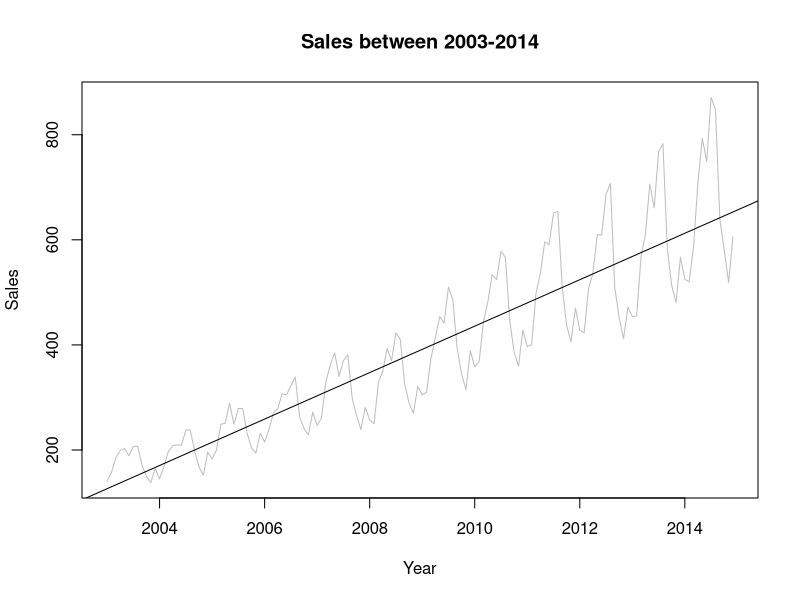
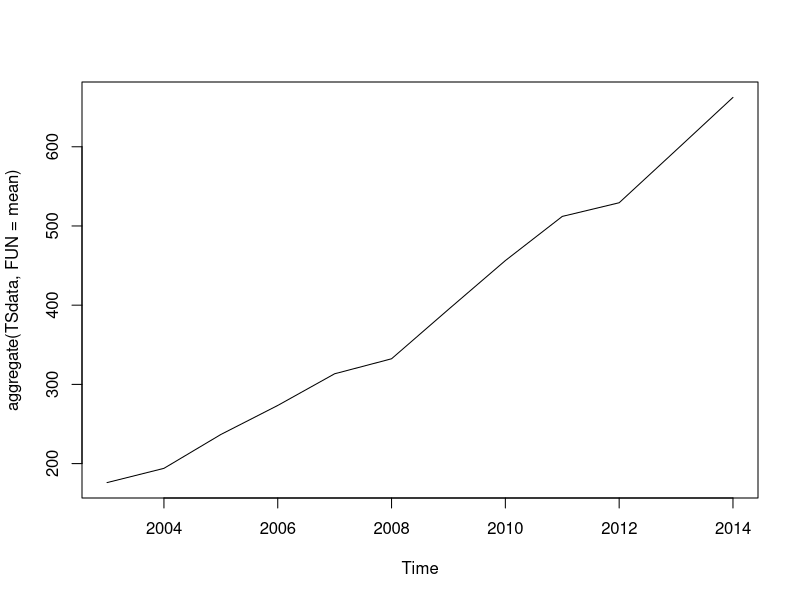
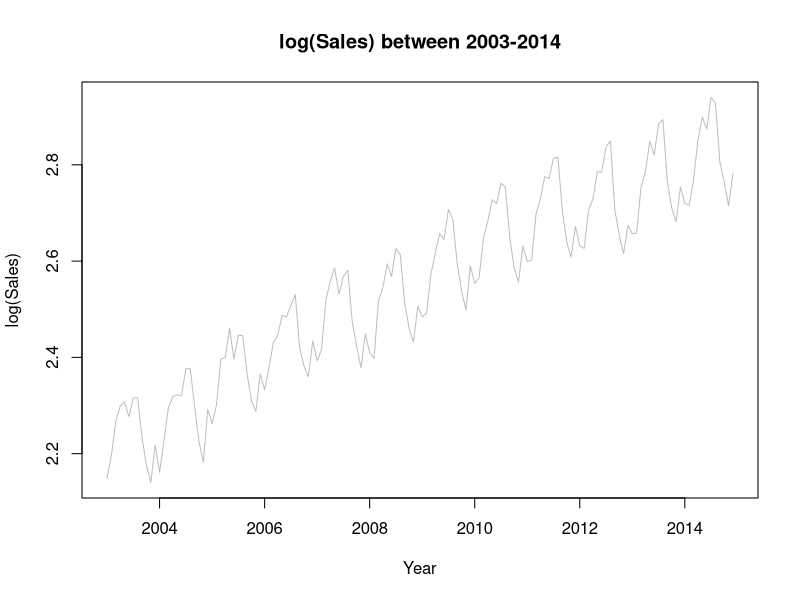
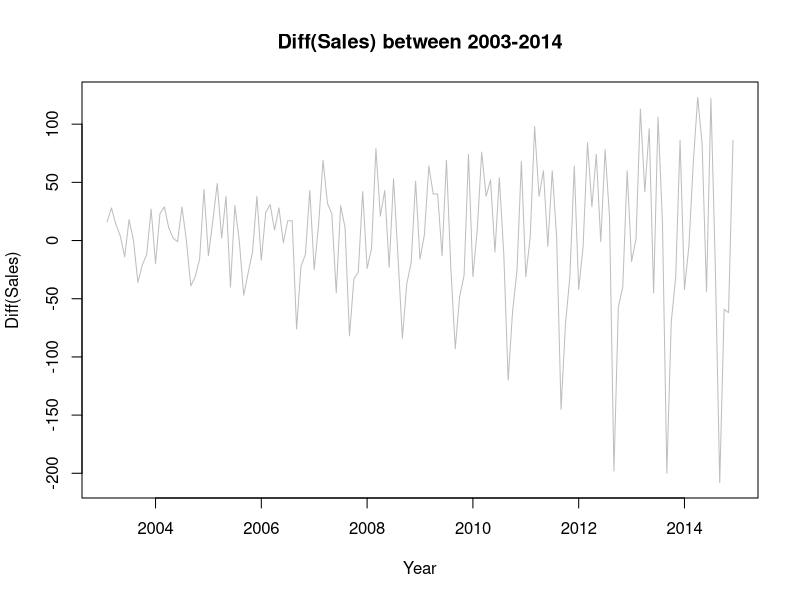
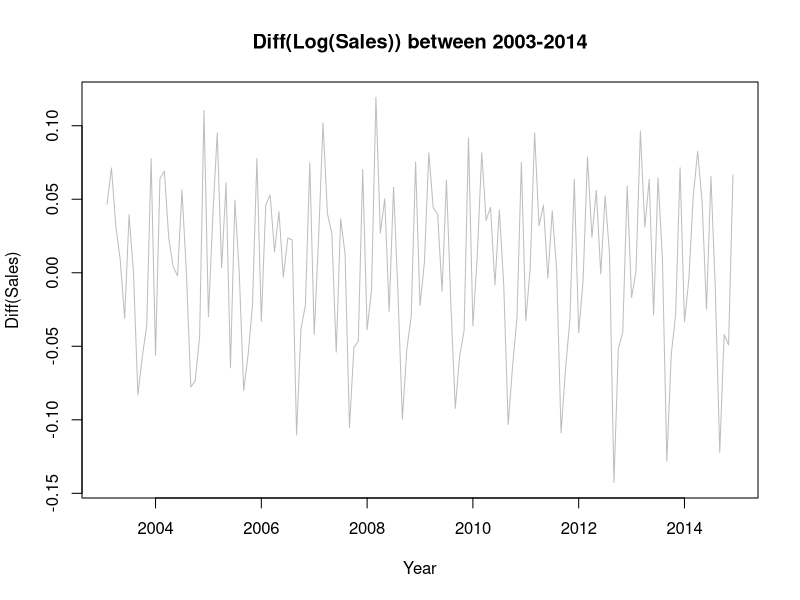
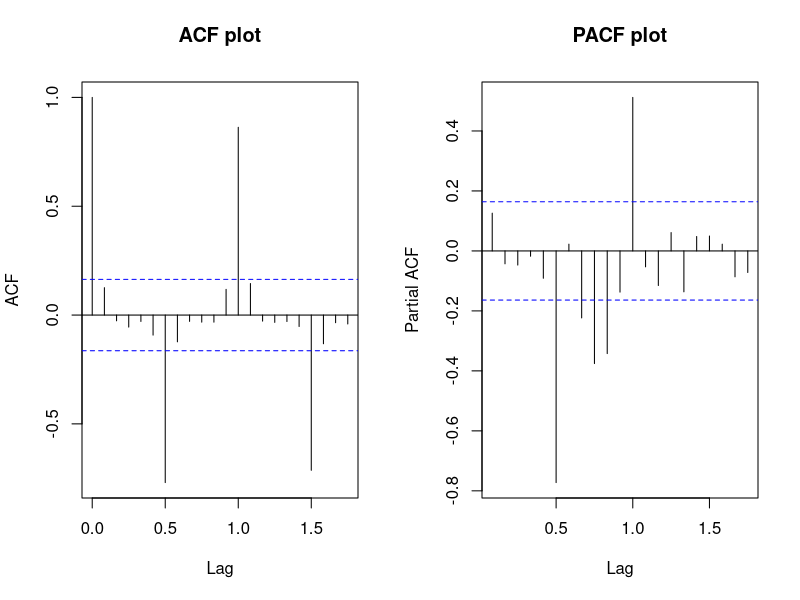
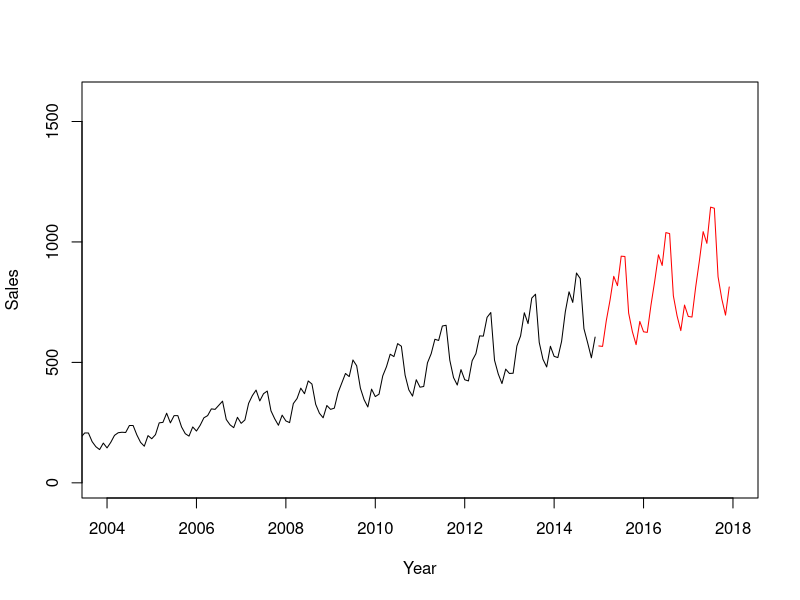
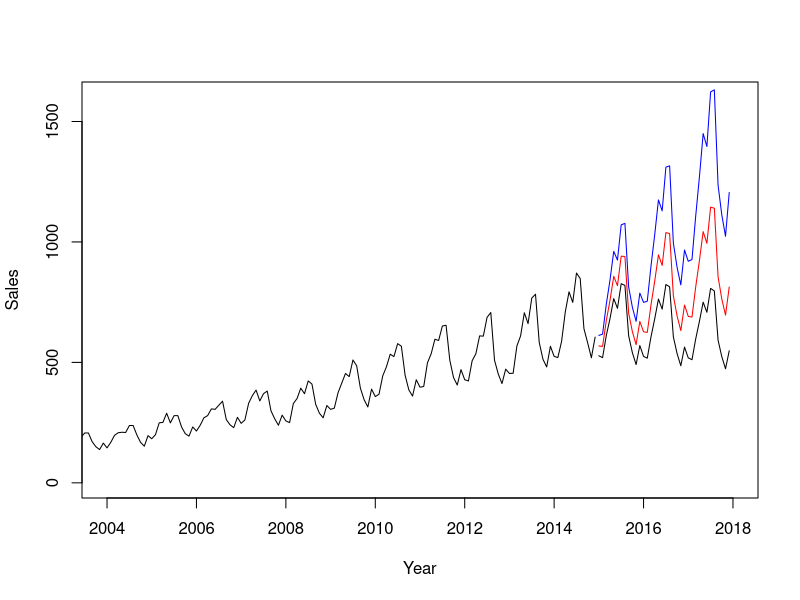

These charts were generated, in order, by the following R code:
#-----------------------------------------Time Series Forecasting---------------------------------------#



#Analytical Problem: To forecast the Sales (in thoushand units) of a Automobile company for the next 36 months

#----------------------------------Preparing the environment--------------------------------------------#

list.of.packages <- c("forecast", "ggplot2","MASS","caTools","sqldf","tseries")
new.packages <- list.of.packages[!(list.of.packages %in% installed.packages()[,"Package"])]
if(length(new.packages)) install.packages(new.packages, repos="http://cran.rstudio.com/")
library(forecast)
library(tseries)

#-----------------------------Setting the working directory-------------------------------------------#

Path<-"C:/Ganesha_Accenture/Ganesha_IVY/R/Gan_B01/03Data"
setwd(Path)
getwd()

data<-read.csv("ts/Sales.csv",header = TRUE)
TSdata=data#To create a backup of original data


#---------------------------------Exploring the data-------------------------------------------------------#
head(TSdata)#
dim(TSdata)#We have 144 time series points (at a date level) and 2 vars(Date, Sales)
str(TSdata)
summary(TSdata)
colSums(is.na(TSdata))
names(TSdata)[c(1:2)]=c("Date","Sales")


#---------------------Transformation of the date data into time series------------------------------------#

TSdata=ts(TSdata[,2],start=c(2003,1),frequency=12)
start(TSdata)
end(TSdata)
frequency(TSdata)
StructTS(TSdata)
TSdata

#2003,1 is the start date and 12 is the frequency of the time series (monthly series)
str(TSdata)


#--------------------->plotting the sales 
plot(TSdata,ylab="Sales", xlab="Year",main="Sales between 2003-2014",col="grey")
abline(reg = lm(TSdata~time(TSdata)))
cycle(TSdata)
plot(aggregate(TSdata,FUN=mean))
#This plot displays the year on year trend in the sales from 2003 

#Data has both a trend and drift, i.e. time invariant mean and variance 



#--------------->Differencing the data to remove trend and drift


plot(log10(TSdata),ylab="log(Sales)",xlab="Year",main="log(Sales) between 2003-2014",col="grey")
##Differencing the data to remove trend
plot(diff(TSdata,differences = 1),ylab="Diff(Sales)",xlab="Year",main="Diff(Sales) between 2003-2014",col="grey")
#The differenced data continues to have unequal variance 


#--------------->Differencing+Log transformation the data to remove trend and unequal variance


plot(diff(log10(TSdata),differences = 1),ylab="Diff(Sales)",xlab="Year",main="Diff(Log(Sales)) between 2003-2014",col="grey")

#So, with Log10 and 1 order of differencing makes the series stationary

#----------------->Checking the stationarity of transformed data using the Augmented Dickey-Fuller Test(ADF)

LDTSdata=diff(log10(TSdata),differences = 1)
require(forecast)
adf.test(LDTSdata,alternative="stationary")

#Since, the p-value <0.05, hence, we reject the Ho: Series is Non-Stationary 

kpss.test(LDTSdata)
#creating the ACF and PACF plot
par(mfrow=c(1,2))
acf(diff(log10(TSdata)),main="ACF plot")#ACF PLOT -- Moving Average or q
pacf(diff(log10(TSdata)),main="PACF plot")#PACF PLOT -- Auto Regressive or p
#Running the ARIMA model
ARIMAFit=arima((log10(TSdata)),c(1,1,0))


summary(ARIMAFit)
#Running the ARIMA model-R, gives the best model fit 
require(forecast)
ARIMAFit1=auto.arima(log10(TSdata),approximation=TRUE,trace=TRUE)
?auto.arima
?arima
summary(ARIMAFit1)
ARIMAFit1$residuals
#Predicting the future values
pred=predict(ARIMAFit1,n.ahead=36)
pred

#n.ahead is the no. of time series, we want to predict

##########################################3
##Ploting the observed data and forecasted data together
par(mfrow=c(1,1))
plot(TSdata,type="l",xlim=c(2004,2018),ylim=c(1,1600),xlab="Year",ylab="Sales")
lines(10^(pred$pred),col="red")

###############################################
#plotting the +-2 standard error to range of expected error
plot(TSdata,type="l",xlim=c(2004,2018),ylim=c(1,1600),xlab = "Year",ylab = "Sales")
lines(10^(pred$pred),col="red")
lines(10^(pred$pred+2*pred$se),col="blue")
lines(10^(pred$pred-2*pred$se),col="black")
## then forecast the result
pred = predict(ARIMAFit1, n.ahead = 36)
write.csv(pred,"predict.csv")

## then do the exponential since you had used log earlier.
normal_result=10^pred$pred ## you get the desired result. 
write.csv(normal_result,"finalpredict.csv", row.names = FALSE)
plot(normal_result)

#-------------------------------End of the model-----------------------------------#


